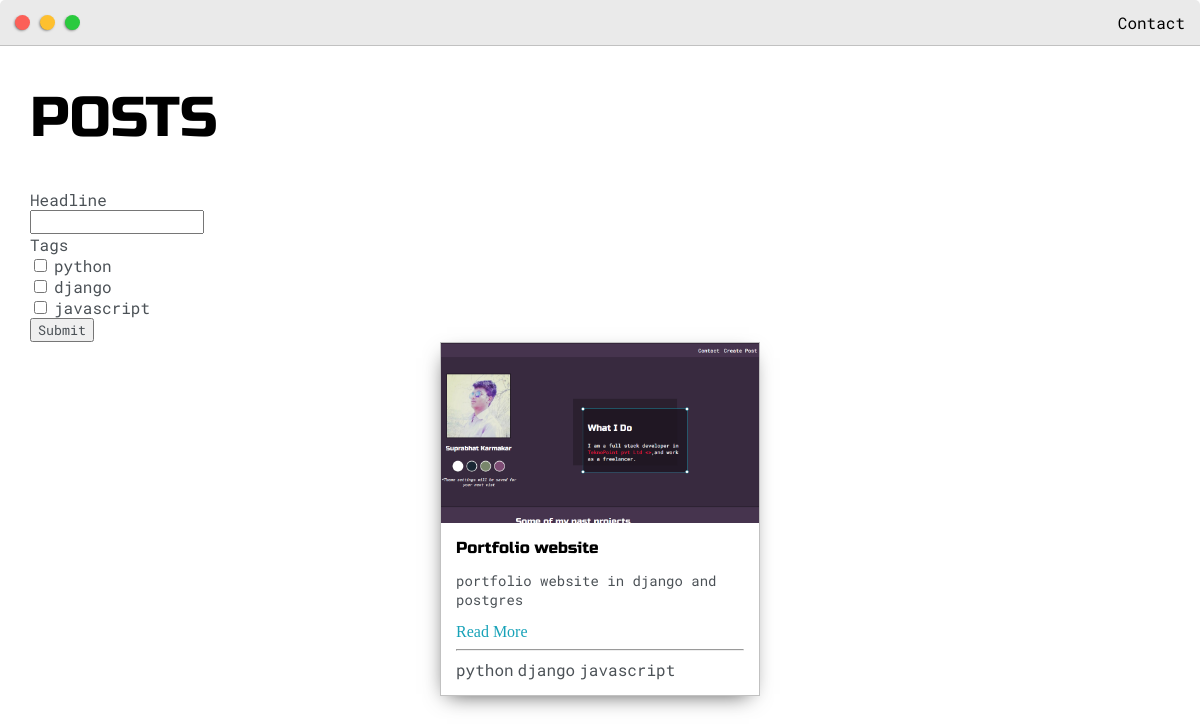
/posts/, run on the app's committed database.
### base/models.py (models this page shows, shortened)
class Post(models.Model):
    headline = models.CharField(max_length=200)
    sub_headline = models.CharField(max_length = 200,null=True,blank=True)
    thumbnail= models.ImageField(null=True,blank=True,upload_to="images",default="placeholder.png")
    body = RichTextField(null=True,blank=True)
    created = models.DateTimeField(auto_now_add=True)
    active = models.BooleanField(default=False)
    featured = models.BooleanField(default=False)
    tags = models.ManyToManyField(Tag,null=True)
    slug= models.SlugField(null=True,blank=True)

class Tag(models.Model):
    name = models.CharField(max_length=200)
    def __str__(self):
        return self.name

### base/views.py (the view)
# urls.py: path('posts/',views.posts,name="posts"),
def posts(request):
    posts = Post.objects.filter(active=True)
    myFilter = PostFilter(request.GET,queryset=posts)
    posts = myFilter.qs
    page = request.GET.get('page')
    paginator = Paginator(posts,3)
    try:
        posts = paginator.page(page)
    except PageNotAnInteger:
        posts = paginator.page(1)
    except EmptyPage:
        posts = paginator.page(paginator.num_pages)
    context = {'posts':posts,'myFilter':myFilter}
    return render(request,'base/posts.html',context)

### base/templates/base/posts.html (shortened to what this page needs)
{% extends 'base/main.html' %}
{% load static %}
{% load crispy_forms_tags %}
{% block content %}
<div class="main-container">
    <p align="center"><h1>POSTS</h1></p>
    <form id="searchForm" method="GET">
        {{myFilter.form|crispy}}
        <input class="" type="submit" name="Search">
    </form>
    <div class="post-wrapper">
        {% for post in posts %}
        <div>
            <div class="post">
                <img class="thumbnail" src="{{post.thumbnail.url}}">
                <div class="post-preview">
                    <h6 class="post-title">{{post.headline}}</h6>
                    <p class="post-intro">{{post.sub_headline}}</p>
                    <a href="{% url 'post' post.slug %}">Read More</a>
                    <hr>
                    {% for tag in post.tags.all %}
                        <span class="tag">{{tag}}</span>
                    {% endfor %}
                </div>
            </div>
        </div>
        {% empty %}
            <h3>No Posts Found...</h3>
        {% endfor %}
    </div>
</div>
{% endblock content %}

### static/css/default.css (style rules this page uses)
:root { --mainColor:#eaeaea; --secondaryColor:#fff; --borderColor:#c1c1c1; --mainText:black; --secondaryText:#4b5156; --themeDotBorder:#24292e; --previewBg:rgb(251, 249, 243, 0.8); --previewShadow:#f0ead6; --buttonColor:black; }
html, body { padding: 0; margin: 0; scroll-behavior: smooth; }
body * { transition: 0.3s; }
h1, h2, h3, h4, h5, h6, strong { color: var(--mainText); font-family: 'Russo One', sans-serif; font-weight: 500; }
p, li, span, label, input, textarea { color: var(--secondaryText); font-family: 'Roboto Mono', monospace; }
a { text-decoration: none; color:#17a2b8; }
h1 { font-size: 56px; }
h6 { font-size: 16px; }
.main-container { width: 1200px; margin: 0 auto; }
.post-wrapper { display: grid; grid-template-columns: repeat(auto-fit, 320px); gap:20px; justify-content: center; padding-bottom: 50px; }
.post { border:1px solid var(--borderColor); -webkit-box-shadow: -2px 7px 21px -9px rgba(0,0,0,0.75); -moz-box-shadow: -2px 7px 21px -9px rgba(0,0,0,0.75); box-shadow: -2px 7px 21px -9px rgba(0,0,0,0.75); }
.thumbnail { display: block; width: 100%; height:180px; object-fit: cover; }
.post-preview { background-color: #fff; padding:15px; }
.post-title { color:black; margin: 0; }
.post-intro { color:#4b5156; font-size: 14px; }
@media screen and (max-width: 1200px) { .main-container { width: 95%; } }

### data on the page
Post: thumbnail (picture), headline "Portfolio website", sub_headline "portfolio website in django and postgres"
Tag: name "python"
Tag: name "django"
Tag: name "javascript"
